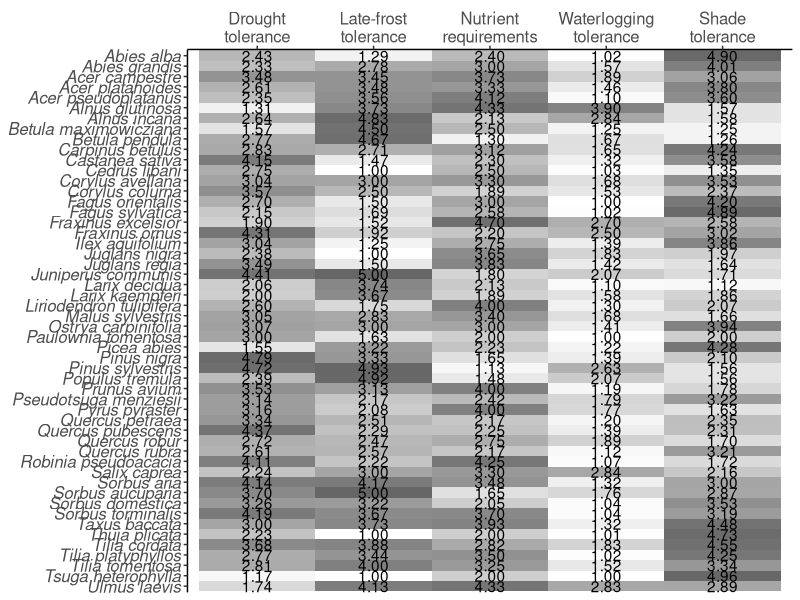
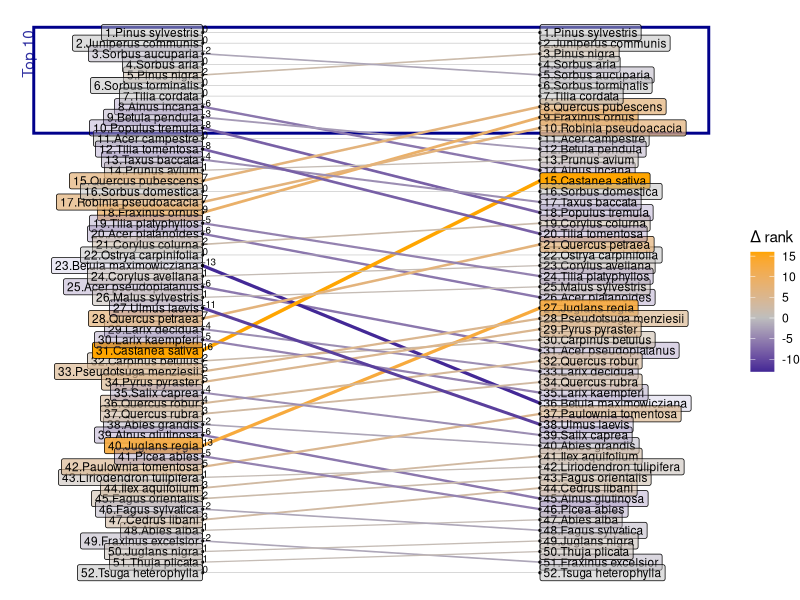
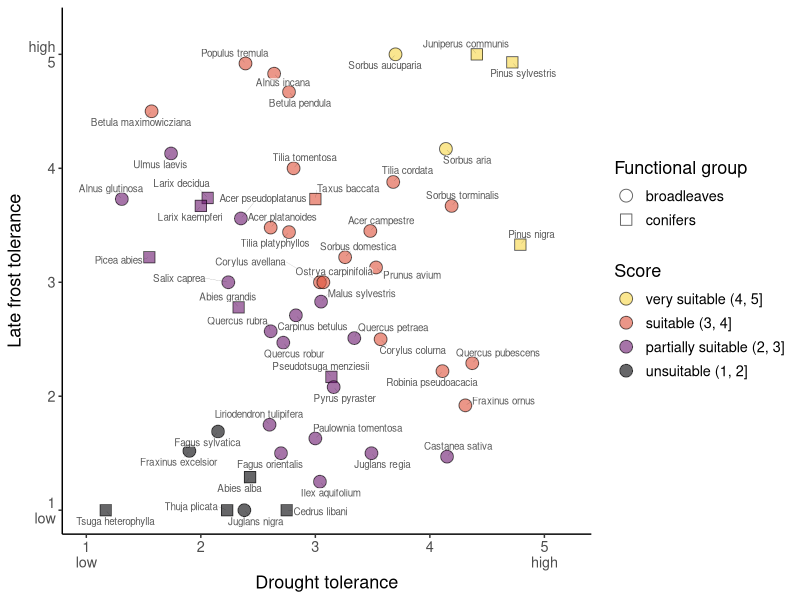
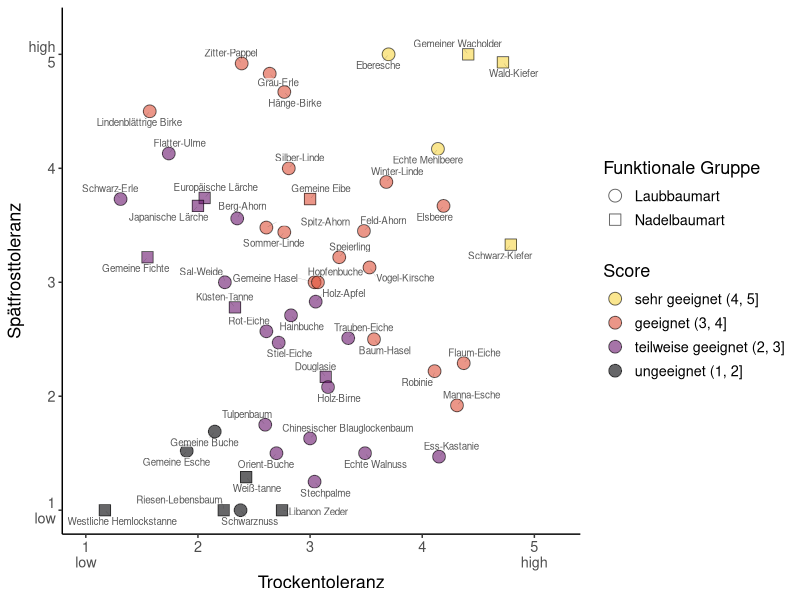
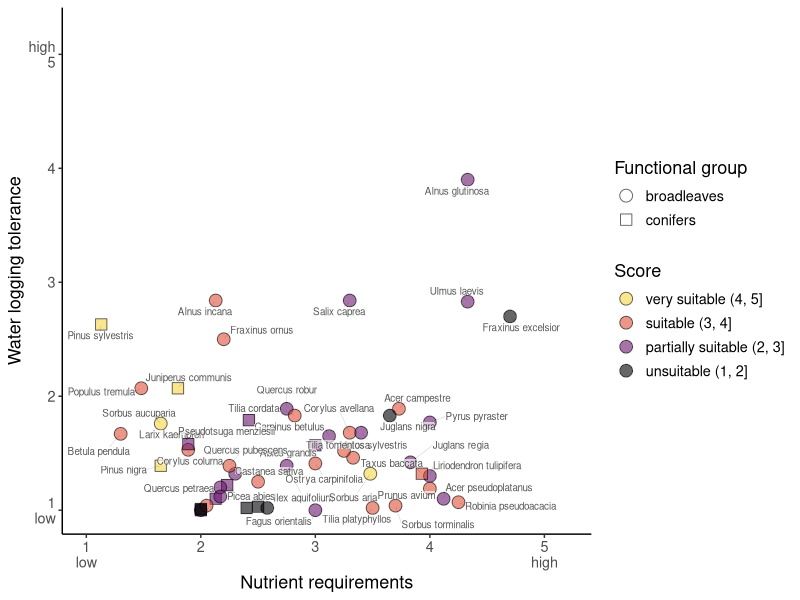
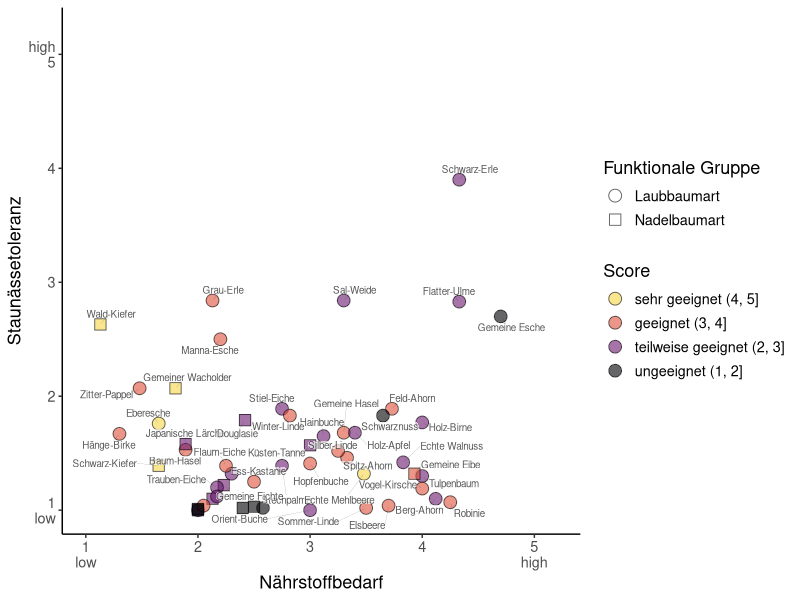
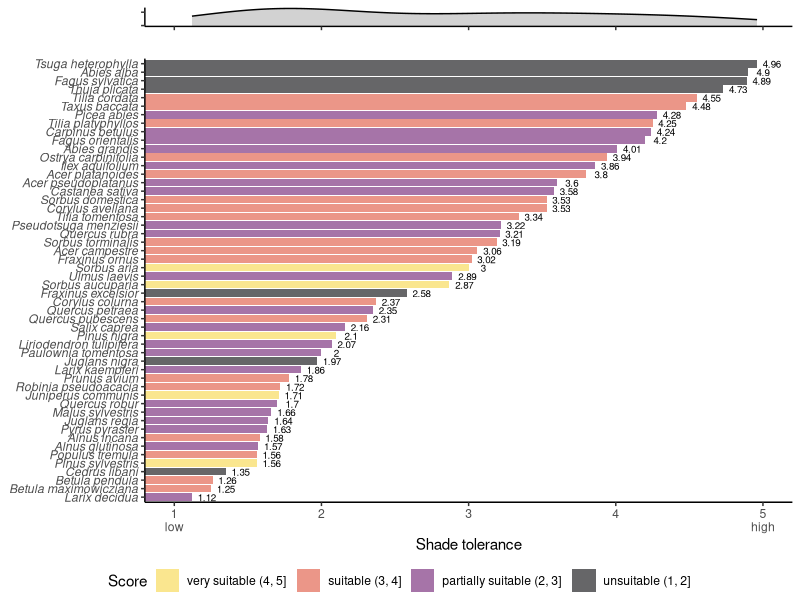
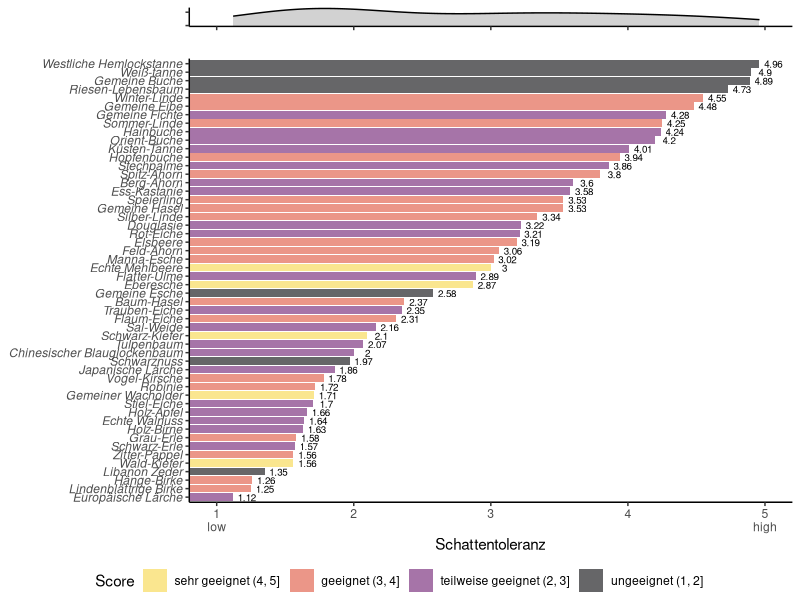

The R script that drew these images, in order:
## ---- chunk 1
# Packages for data handling
library(tidyverse)
library(data.table)

# Packages for visualization
library(ggrepel)
library(ggpubr) # ggarrange
# Packages for vis. this html document
library(kableExtra)

theme_set(theme_classic())
## ---- chunk 2
dat = fread("data/all_traits.csv", encoding = 'Latin-1')
colnames(dat)[1:8] = c("species", "drought", "late_frost", "shade",
                       "waterlogging",
                       "nutrients", "score_1", "score_2")


dat = dat %>% 
  mutate(score_1 = (drought + late_frost) / 2,
         score_2 = (2*drought + late_frost) / 3) %>% 
  mutate(cat = ifelse(score_1 > 4, "very suitable (4, 5]",
                      ifelse(score_1 > 3, "suitable (3, 4]",
                             ifelse(score_1 > 2,
                                    "partially suitable (2, 3]",
                                    "unsuitable (1, 2]")))) 

lbl_dict = fread("data/label_dict.csv", 
                 encoding = 'Latin-1')

dat = dat %>% 
  left_join(., lbl_dict, by = c("cat" = "english")) %>% 
  rename("cat_de" = "deutsch") %>%  
  left_join(., lbl_dict %>% dplyr::select(-short),
            by = c("type" = "english")) %>% 
  rename("type_de" = "deutsch")

dat = dat %>% 
  mutate(cat = factor(cat,
                      levels = c("very suitable (4, 5]", "suitable (3, 4]",
                                 "partially suitable (2, 3]", "unsuitable (1, 2]")),
         cat_de = factor(cat_de,
                      levels = c("sehr geeignet (4, 5]", "geeignet (3, 4]",
                                 "teilweise geeignet (2, 3]", "ungeeignet (1, 2]")))
## ---- chunk 3
dat %>% 
  dplyr::select(species, drought, late_frost, shade, waterlogging, nutrients) %>% 
  gather(., key, value, drought:nutrients) %>% 
  mutate(value = (format(value, digit = 3)),
         key = factor(key,
                      levels = c("drought", "late_frost", "nutrients",
                                 "waterlogging", "shade"),
                      labels = c("Drought\ntolerance",
                                 "Late-frost\ntolerance",
                                 "Nutrient\nrequirements",
                                 "Waterlogging\ntolerance",
                                 "Shade\ntolerance"))) %>% 
  ggplot(., aes(x = key, y = species)) +
  geom_tile(show.legend = F, aes(alpha = value)) +
  geom_text(aes(label = value)) +
  scale_x_discrete(position = "top") +
  scale_fill_viridis_c() +
  scale_alpha_discrete(range = c(0, 0.75)) +
  scale_y_discrete(limits=rev) +
  guides(alpha = F) +
  theme(axis.title = element_blank(),
        axis.text.y = element_text(face = "italic", size = 12),
        axis.text.x = element_text(size = 12))

ggsave("figs/fig_2_traits.jpg", width = 8.5, height = 12)
## ---- chunk 4
h = dat %>% 
  mutate(r1 = rank(score_1, ties.method = "random"),
         r2 = rank(score_2, ties.method = "random"),
         d = r2 - r1) %>% 
  gather(., key, value, r1, r2) %>% 
  group_by(species) %>% 
  mutate(hjust = ifelse(key == "r1", 1, 0)) %>% 
  mutate(key = factor(key, levels = c("r1", "r2")))

h %>% 
  mutate(value.rev = 53 - value) %>% 
  ggplot(., aes(x = factor(key), y = value, label = interaction(value.rev, species))) +
  annotate("rect",
           xmin = 0.5, xmax = 2.5,
           ymin = 42.5, ymax = 52.5,
            col = "darkblue", fill = NA, linewidth = 1) +
  geom_line(aes(group = species, col = d, size = abs(d))) +
  geom_point(size = .5) +
  geom_label(size = 3, aes(fill = d, alpha = d, hjust = hjust),
             show.legend = F) +
  geom_text(h %>% filter(key == "r1"),
            mapping=aes(x = key, label = d), hjust = 0, #-0.5
            vjust = 0,
            size = 2.5, col = "grey2") +
  annotate("text", x = 0.5, y = 50, angle = 90, label = "Top 10", vjust = 0,
           alpha = .8, col = "darkblue") +
  scale_fill_gradient2(low = "darkblue", high = "orange", mid = "grey") +
  scale_color_gradient2(low = "darkblue", high = "orange", mid = "grey") +
  # scale_color_viridis_c() +
  # scale_fill_viridis_c() +
  # scale_y_reverse() +
  scale_size_continuous(range  = c(0.2, 1.2)) +
  guides(size = F) +
  theme_void() +
  labs(fill = "\u0394 rank",
       color = "\u0394 rank")
  
ggsave("figs/fig_3_scores.jpg", height = 10, width = 7)
## ---- chunk 5
dat %>% 
  ggplot(., aes(x = drought, y = late_frost, 
                shape = type,
                fill = cat)) +
  geom_point(size = 4,
             alpha = 0.6) +
  geom_label_repel(aes(label = species), 
                   alpha = 0.65, 
                   fill = "white",
                   segment.size = 0.05,
                   min.segment.length = 0,
                   label.size = NA,
                   label.padding = 0.01,
                   size = 2.5, 
                   show.legend = F) +
  scale_shape_manual(values = c(21, 22)) +
  scale_fill_viridis_d(option = "inferno", direction = -1, end = 0.9) +
  scale_size_continuous(range = c(0, 6)) +
  scale_x_continuous(breaks = 1:5, limits = c(1, 5.2),
                     labels = c("1\nlow", "2", "3", "4", "5\nhigh")) +
  scale_y_continuous(breaks = 1:5, limits = c(1, 5.2),
                     labels = c("1\nlow", "2", "3", "4", "high\n5")) +
  guides(fill = guide_legend(override.aes = aes(shape = 21))) +
  labs(x = lbl_dict[lbl_dict$short == "drought", "english"][[1]],
       y = lbl_dict[lbl_dict$short == "late_frost", "english"][[1]],
       fill = lbl_dict[lbl_dict$short == "score", "english"][[1]],
       shape = lbl_dict[lbl_dict$short == "func_group", "english"][[1]]) +
  theme(text = element_text(size = 13))

ggsave(paste("figs/fig_4_drought_frost.jpg", sep = ""), width = 8.5, height = 5)
## ---- chunk 6
dat %>% 
  ggplot(., aes(x = drought, y = late_frost, 
                shape = type_de,
                fill = cat_de)) +
  geom_point(size = 4,
             alpha = 0.6) +
  geom_label_repel(aes(label = name_dt), #species 
                   alpha = 0.65, 
                   fill = "white",
                   segment.size = 0.05,
                   min.segment.length = 0,
                   label.size = NA,
                   label.padding = 0.01,
                   size = 2.5, 
                   show.legend = F) +
  scale_shape_manual(values = c(21, 22)) +
  scale_fill_viridis_d(option = "inferno", direction = -1, end = 0.9) +
  scale_size_continuous(range = c(0, 6)) +
  scale_x_continuous(breaks = 1:5, limits = c(1, 5.2),
                     labels = c("1\nlow", "2", "3", "4", "5\nhigh")) +
  scale_y_continuous(breaks = 1:5, limits = c(1, 5.2),
                     labels = c("1\nlow", "2", "3", "4", "high\n5")) +
  guides(fill = guide_legend(override.aes = aes(shape = 21))) +
  labs(x = lbl_dict[lbl_dict$short == "drought", "deutsch"][[1]],
       y = lbl_dict[lbl_dict$short == "late_frost", "deutsch"][[1]],
       fill = lbl_dict[lbl_dict$short == "score", "deutsch"][[1]],
       shape = lbl_dict[lbl_dict$short == "func_group", "deutsch"][[1]]) +
  theme(text = element_text(size = 13))

ggsave(paste("figs/fig_4_drought_frost_de.jpg", sep = ""), width = 8.5, height = 5)
## ---- chunk 7
dat %>% 
  ggplot(., aes(x = nutrients, y = waterlogging, 
                shape = type,
                fill = cat)) +
  geom_point(size = 4,
             alpha = 0.6) +
  geom_label_repel(aes(label = species), 
                   alpha = 0.65, 
                   fill = "white",
                   segment.size = 0.05,
                   min.segment.length = 0,
                   label.size = NA,
                   label.padding = 0.01,
                   size = 2.5, 
                   show.legend = F) +
  scale_shape_manual(values = c(21, 22)) +
  scale_fill_viridis_d(option = "inferno", direction = -1, end = 0.9) +
  scale_size_continuous(range = c(0, 6)) +
  scale_x_continuous(breaks = 1:5, limits = c(1, 5.2),
                     labels = c("1\nlow", "2", "3", "4", "5\nhigh")) +
  scale_y_continuous(breaks = 1:5, limits = c(1, 5.2),
                     labels = c("1\nlow", "2", "3", "4", "high\n5")) +
  guides(fill = guide_legend(override.aes = aes(shape = 21))) +
  labs(x = lbl_dict[lbl_dict$short == "nutrients", "english"][[1]],
       y = lbl_dict[lbl_dict$short == "waterlogging", "english"][[1]],
       fill = lbl_dict[lbl_dict$short == "score", "english"][[1]],
       shape = lbl_dict[lbl_dict$short == "func_group", "english"][[1]]) +
  theme(text = element_text(size = 13))

ggsave(paste("figs/fig_5_nutrients_waterlogging.jpg", sep = ""), width = 8.5, height = 5)
## ---- chunk 8
dat %>% 
  ggplot(., aes(x = nutrients, y = waterlogging, 
                shape = type_de,
                fill = cat_de)) +
  geom_point(size = 4,
             alpha = 0.6) +
  geom_label_repel(aes(label = name_dt), 
                   alpha = 0.65, 
                   fill = "white",
                   segment.size = 0.05,
                   min.segment.length = 0,
                   label.size = NA,
                   label.padding = 0.01,
                   size = 2.5, 
                   show.legend = F) +
  scale_shape_manual(values = c(21, 22)) +
  scale_fill_viridis_d(option = "inferno", direction = -1, end = 0.9) +
  scale_size_continuous(range = c(0, 6)) +
  scale_x_continuous(breaks = 1:5, limits = c(1, 5.2),
                     labels = c("1\nlow", "2", "3", "4", "5\nhigh")) +
  scale_y_continuous(breaks = 1:5, limits = c(1, 5.2),
                     labels = c("1\nlow", "2", "3", "4", "high\n5")) +
  guides(fill = guide_legend(override.aes = aes(shape = 21))) +
  labs(x = lbl_dict[lbl_dict$short == "nutrients", "deutsch"][[1]],
       y = lbl_dict[lbl_dict$short == "waterlogging", "deutsch"][[1]],
       fill = lbl_dict[lbl_dict$short == "score", "deutsch"][[1]],
       shape = lbl_dict[lbl_dict$short == "func_group", "deutsch"][[1]]) +
  theme(text = element_text(size = 13))

ggsave(paste("figs/fig_5_nutrients_waterlogging_de.jpg", sep = ""), width = 8.5, height = 5)
## ---- chunk 9
trait = "shade"
trait <- sym(trait)
levs = dat %>% arrange(!!trait) %>% select(species)
p1 = dat %>%
  ggplot(., aes(x = !!trait)) +
  coord_cartesian(xlim= c(1, 5)) +
  geom_density(fill = "grey", alpha =.7) + 
  scale_y_continuous(breaks = c(0, 0.25, 0.5)) +
  theme(axis.title = element_blank(),
        axis.text = element_blank())
## ---- chunk 10
p2 = dat %>% 
  mutate(species = factor(species, levels = levs$species)) %>% 
  ggplot(., aes(x = species, y = !!trait, 
                fill = cat)) +
  geom_bar(stat = "identity", alpha = 0.6, linewidth = 0.1) +
  geom_text(aes(label = !!trait), nudge_y = 0.1, size = 2.5) +
  scale_fill_viridis_d(option = "inferno", direction = -1, end = 0.9) +  
  scale_color_viridis_d(option = "inferno", direction = -1, end = 0.9) +
  scale_y_continuous(breaks = 1:5,
                     labels = c("1\nlow", "2", "3", "4", "5\nhigh")) +
  coord_flip(ylim= c(1, 5)) +
  labs(y = lbl_dict[lbl_dict$short == trait, "english"][[1]],
       fill = lbl_dict[lbl_dict$short == "score", "english"][[1]]) +
  theme(axis.title.y = element_blank(),
        axis.text.y = element_text(face = "italic"))

ggarrange(p1, ggplot() + theme_void(), p2, ncol = 1, 
          heights = c(0.5, -0.2, 3),
          align = "hv",
          legend = "bottom",
          common.legend = T)

ggsave(paste("figs/fig_6_", trait, "_density.jpg", sep = ""), 
       width = 6, height = 7.3)
## ---- chunk 11
levs = dat %>% arrange(!!trait) %>% 
  dplyr:: select(name_dt)

p2 = dat %>% 
  mutate(name_dt = factor(name_dt, levels = levs$name_dt)) %>% 
  ggplot(., aes(x = name_dt, y = !!trait, 
                fill = cat_de)) +
  geom_bar(stat = "identity", alpha = 0.6, linewidth = 0.1) +
  geom_text(aes(label = !!trait), nudge_y = 0.1, size = 2.5) +
  scale_fill_viridis_d(option = "inferno", direction = -1, end = 0.9) +  
  scale_color_viridis_d(option = "inferno", direction = -1, end = 0.9) +
  scale_y_continuous(breaks = 1:5,
                     labels = c("1\nlow", "2", "3", "4", "5\nhigh")) +
  coord_flip(ylim= c(1, 5)) +
  labs(y = lbl_dict[lbl_dict$short == trait, "deutsch"][[1]],
       fill = lbl_dict[lbl_dict$short == "score", "deutsch"][[1]]) +
  theme(axis.title.y = element_blank(),
        axis.text.y = element_text(face = "italic"))

ggarrange(p1, ggplot() + theme_void(), p2, ncol = 1, 
          heights = c(0.5, -0.2, 3),
          align = "hv",
          legend = "bottom",
          common.legend = T)

ggsave(paste("figs/fig_6_", trait, "_density_de.jpg", sep = ""), 
       width = 6, height = 7.3)
## ---- chunk 12
res = data.frame()
for (i in 2:6){
  nt = shapiro.test(dat[[i]])
  nsig = ifelse(nt$p.value <= 0.05, "Not normal", "normal")
  cts = cor.test(dat[[i]], dat[[7]], method = "spearman")
  
  res = bind_rows(res,
                  data.frame(var = colnames(dat)[i],
                             shaphiro.wilk.p = format(nt$p.value, scientific = T, digits = 2),
                             # shaphiro.res = nsig,
                             spearman.rho = round(cts$estimate, 2),
                             spearman.p = format(cts$p.value, scientific = T, digits = 2)))
}
rownames(res) = NULL
colnames(res) = c("Trait", "Shapiro-Wilk p-value", "Spearman's r", "Spearman's p-value")
res %>% 
  fwrite(., file = "correlations.csv", row.names = F)
## ---- chunk 13
res %>% 
  kbl(caption = "Results of Shapiro-Wilk normality test and Spearman's rank correlation.") %>%
  kable_styling(full_width = F)
## ---- chunk 14
cor.test(dat$drought, dat$late_frost, method = "spearman")
